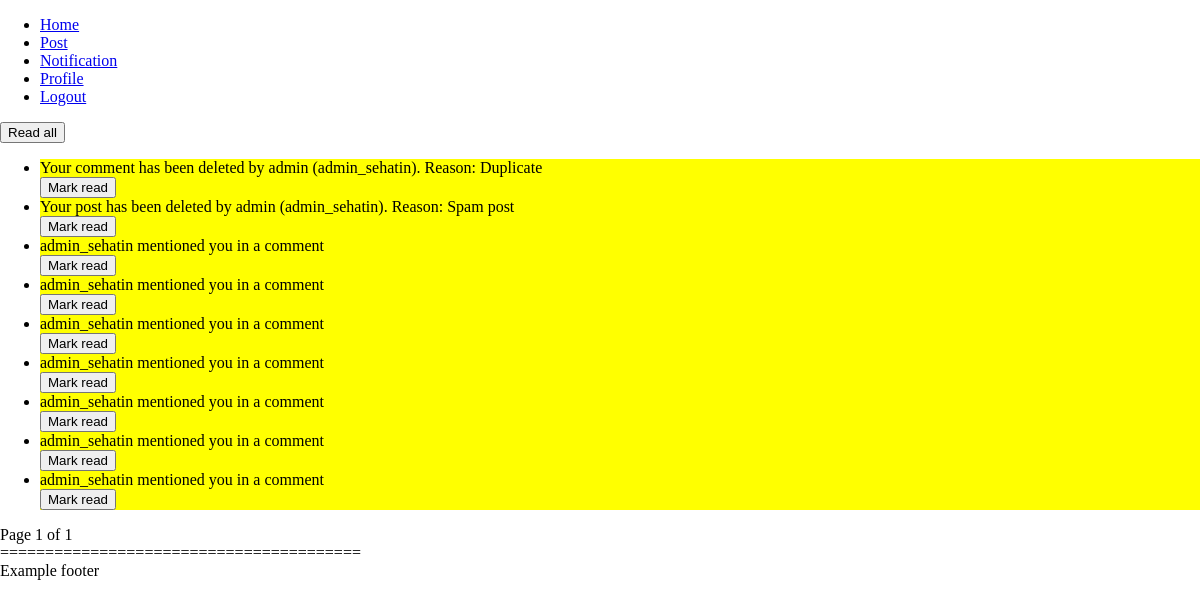
Before: /profile/Dadangdut33/notification (signed in) with the older database file.
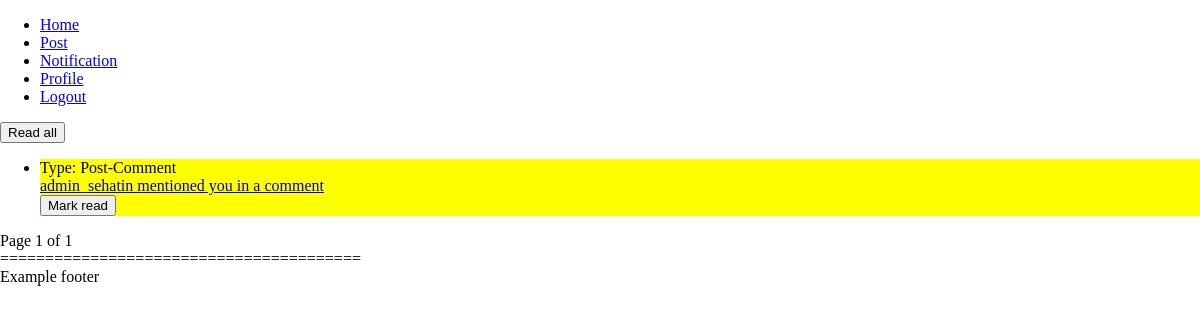
After: the same page with the newer database file.
### sehat_in_webproject/models.py (models this page shows)
class Notification(models.Model):
    user = models.ForeignKey(User, on_delete=models.CASCADE) # The user who is notified
    post = models.ForeignKey(Post, on_delete=models.SET_NULL, null=True, blank=True) # Notification in post, ex: someone commented ...
    comment = models.ForeignKey(Comment, on_delete=models.SET_NULL, null=True, blank=True) # Notifcation in comment, ex: someone replied
    notification_Content = models.TextField(max_length=500) # The notification message, will be auto generated based on the notification type
    created_at = models.DateTimeField(auto_now_add=True)
    read = models.BooleanField(default=False)

### sehat_in_webproject/views.py (the view)
# urls.py: path('profile/<str:username>/notification', views.profile_Notification, name='profile/notification'),
def profile_Notification(request, username):
    if request.user.is_authenticated:
        if username == request.user.username:
            paginator = Paginator(Notification.objects.filter(user=request.user).order_by('-created_at'), 25)
            page = request.GET.get('page')
            notifications = paginator.get_page(page)
            return render(request, 'profile/notification.html', {'notifications': notifications})
        else:
            raise PermissionDenied()
    else:
        messages.info(request, 'You have to be logged in first!')
        return render(request, 'auth/login')

### templates/profile/notification.html (shortened to what this page needs)
<!DOCTYPE html>
<html lang="en">
{% load static %}
<head>
    <link rel="stylesheet" type="text/css" href="{% static 'css/style.css' %}">
</head>
<body>
    {% include 'templates/header.html'%}
    <div class="notification">
        <button onclick="readAll('{{ user.username }}' ,'{{ csrf_token }}')">Read all</button>
        <ul>
            {% for notif in notifications %}
            {% if notif.read %}
            <li style="background-color:white;" name="notif-id" id="notif-{{ notif.id }}">
            {% else %}
            <li style="background-color:yellow;" name="notif-id" id="notif-{{ notif.id }}">
            {% endif %}
            {% if notif.post %}
                Type: Post-Comment<br>
                <a href="/post/{{ notif.post.id }}/{{ notif.post.title }}#comments-{{ notif.comment.id }}">{{ notif.notification_Content }}</a>
            {% elif notif.comment %}
                Type: Comment-Mention<br>
                <a href="/post/{{ notif.post.id }}/{{ notif.post.title }}#comments-{{ notif.comment.id }}">{{ notif.notification_Content }}</a>
            {% else %}
                {{ notif.notification_Content }}
            {% endif %}
                <br>
            {% if not notif.read %}
                <button name="btn-notif-id" id="btn-notif-{{ notif.id }}" onclick="markRead('{{ notif.id }}', '{{ user.username }}' ,'{{ csrf_token }}')">Mark read</button>
            {% endif %}
            </li>
            {% endfor %}
        </ul>
    </div>
    Page {{ notifications.number }} of {{ notifications.paginator.num_pages }}<br>
    {% include 'templates/footer.html'%}
</body>
</html>

### templates/header.html (shortened to what this page needs)
<header class="header">
    <div>
        <ul>
            <li><a href="/">Home</a></li>
            <li><a class="li-header" href="/post">Post</a></li>
            {% if user.is_authenticated %}
            <li><a class="li-header" href="/profile/{{ user.username }}/notification">Notification</a></li>
            <li><a class="li-header" href="/profile/{{ user.username }}">Profile</a></li>
            <li><a class="li-header button logout" href="/logout">Logout</a></li>
            {% else %}
            <li><a class="li-header button login-register" href="/auth/login">Login</a></li>
            <li><a class="li-header button login-register" href="/auth/register">Register</a></li>
            {% endif %}
        </ul>
    </div>
</header>

### templates/footer.html
<footer class="footer">
    <div>
        ========================================<br>
        Example footer
    </div>
</footer>

### static/css/style.css (style rules this page uses)
html, body { width: 100%; height: 100%; background-attachment: fixed; background-repeat: no-repeat; background-size: cover; overflow-x: hidden; margin: 0px; scroll-behavior: smooth; }

Changed rows visible on the page:
removed Notification: notification_Content "Your comment has been deleted by admin (admin_sehatin). Reason: Duplicate"
removed Notification: notification_Content "Your post has been deleted by admin (admin_sehatin). Reason: Spam post"
removed Notification: notification_Content "admin_sehatin mentioned you in a comment"
removed Notification: notification_Content "admin_sehatin mentioned you in a comment"
removed Notification: notification_Content "admin_sehatin mentioned you in a comment"
removed Notification: notification_Content "admin_sehatin mentioned you in a comment"
removed Notification: notification_Content "admin_sehatin mentioned you in a comment"
removed Notification: notification_Content "admin_sehatin mentioned you in a comment"
